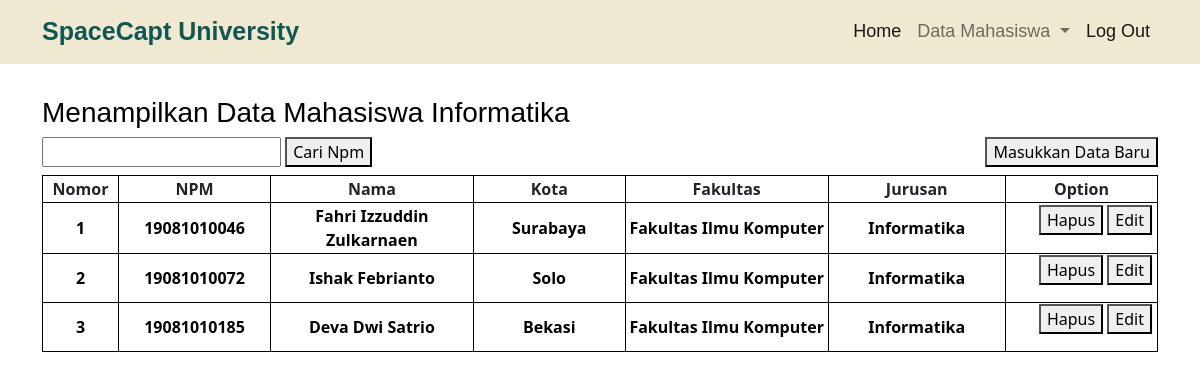
The app's page /src/Fasilkom/Informatika/dataInformatika.php (signed in) with its own data.
### tables this page shows
CREATE TABLE `datamahasiswa` (
  `NPM` bigint(12) NOT NULL,
  `Nama` varchar(50) NOT NULL,
  `Kota` varchar(50) NOT NULL,
  `id_Jurusan` int(2) NOT NULL
);

CREATE TABLE `fakultas` (
  `id_Fakultas` int(1) NOT NULL,
  `nama_Fakultas` varchar(50) NOT NULL
);

CREATE TABLE `jurusan` (
  `id_Fakultas` int(1) NOT NULL,
  `id_Jurusan` int(2) NOT NULL,
  `nama_Jurusan` varchar(30) NOT NULL
);

### config.php (called while the page is built, shortened)
<?php
    $koneksi = new mysqli("localhost","root","","spacecapt_university");
    function ambilSeluruhData ($id_jurusan){
        global $koneksi;
        $ambilDataInformatika = mysqli_query($koneksi,"SELECT * FROM datamahasiswa INNER JOIN jurusan on datamahasiswa.id_Jurusan = jurusan.id_Jurusan INNER JOIN fakultas ON jurusan.id_Fakultas = fakultas.id_Fakultas WHERE datamahasiswa.id_Jurusan = $id_jurusan;");
        return $ambilDataInformatika;
    }
?>

### src/Fasilkom/Informatika/dataInformatika.php (the view, shortened to what this page needs)
<?php
    include '../../../config.php';
    $idFormInformatika = 11;
?>
<!doctype html>
<html lang="en">
    <head>
        <link
            href="https://cdn.jsdelivr.net/npm/bootstrap@5.0.2/dist/css/bootstrap.min.css"
            rel="stylesheet"
>
        <link rel="stylesheet" href="../../style/Style Navbar/styleNavbar.css">
        <link rel="stylesheet" href="../../style/CRUD Data/Style Tampil Data/tampilData.css">
    </head>
    <body>
        <nav class="navbar navbar-expand-lg navbar-light">
            <div class="container">
                <a id="homeBrand" class="navbar-brand" href="../../../index.php">SpaceCapt University</a>
                <div class="collapse navbar-collapse" id="navbarSupportedContent">
                    <ul class="navbar-nav ms-auto mb-2 mb-lg-0">
                        <li class="nav-item">
                            <a
                                id="navbar-menu"
                                class="nav-link active"
                                aria-current="page"
                                href="../../../index.php">Home</a>
                        </li>
                        <li class="nav-item dropdown" id="navbar-menu">
                            <a
                                class="nav-link dropdown-toggle"
                                href="#"
                                id="navbarDropdown"
                                role="button"
                                data-bs-toggle="dropdown"
                                aria-expanded="false">
                                Data Mahasiswa
                            </a>
                        </li>
                        <li class="nav-item">
                            <a id="navbar-login" aria-current="page" class="nav-link active" href="../../../logout.php">Log Out</a>
                        </li>
                    </ul>
                </div>
            </div>
        </nav>
        <main>
            <section id="tampilDataInformatika">
                <div class="container-fluid">
                    <div class="container tampilDataInformatika-content">
                        <div class="row">
                            <h3 class="judulSection">Menampilkan Data Mahasiswa Informatika</h3>
                        </div>
                        <div class="row">
                            <div class="col-6 option-left">
                                <form action="" method="POST">
                                    <input type="text" name="cariNpm" autocomplete="off">
                                    <button type="submit" name="tombolCari">Cari Npm</button>
                                </form>
                            </div>
                            <div class="col-6 option-right">
                                <?php
                                    $idForm = 11;
                                    echo "<a href='../../form/form Tambah Data/formTambahDataMahasiswa.php?id=".$idForm."'><button >Masukkan Data Baru</button></a> ";
                                ?>
                            </div>
                        </div>
                    </div>
                    <section id="table-content">
                        <div class="container">
                            <table class="tabelOutput">
                                <tr class="judulTabel">
                                    <th class="tableNoUrut">Nomor</th>
                                    <th class="tableNpm">NPM</th>
                                    <th class="tableNama">Nama</th>
                                    <th class="tableKota">Kota</th>
                                    <th class="tableFakultas">Fakultas</th>
                                    <th class="tableJurusan">Jurusan</th>
                                    <th class="tableOption">Option</th>
                                </tr>
                                <?php
                                    $id = 1;
                                    if (!isset($_POST["tombolCari"])){
                                        $ambilDataMahasiswa = ambilSeluruhData($idFormInformatika);
                                    }
                                    while ($data = mysqli_fetch_assoc($ambilDataMahasiswa)) {
                                        ?>
                                <tr class="isiTabel">
                                    <th>
                                        <?php echo $id++ ?>
                                    </th>
                                    <th>
                                        <?php echo $data['NPM'] ?>
                                    </th>
                                    <th>
                                        <?php echo $data['Nama'] ?>
                                    </th>
                                    <th>
                                        <?php echo $data['Kota'] ?>
                                    </th>
                                    <th>
                                        <?php echo $data['nama_Fakultas'] ?>
                                    </th>
                                    <th>
                                        <?php echo $data['nama_Jurusan'] ?>
                                    </th>
                                    <th class="isi-tableOption">
                                        <ul>
                                            <li>
                                                <form
                                                    action="../../form/Hapus Data/hapusDataMahasiswa.php"
                                                    name="hapusData"
                                                    method="POST">
                                                    <button type="submit" name="hapusData">Hapus</button>
                                                </form>
                                            </li>
                                            <li>
                                                <form action="../../form/form Edit Data/editDataMahasiswa.php" method="POST">
                                                    <button type="submit" name="editData">Edit</button>
                                                </form>
                                            </li>
                                        </ul>
                                    </th>
                                </tr>
                                <?php
                                }
                                ?>
                            </table>
                        </div>
                    </section>
                </div>
            </section>
        </main>
    </body>
</html>

### src/style/Style Navbar/styleNavbar.css (style rules this page uses)
.navbar { background-color: #f0e9d2; }
#homeBrand { font-size: 25px; font-weight: 600; font-family: "Dongle", sans-serif; color: #105652; }
#navbar-login { font-size: 18px; font-weight: 500; font-family: "Poppins", sans-serif; }
#navbar-menu { font-size: 18px; font-weight: 500; font-family: "Poppins", sans-serif; }

### src/style/CRUD Data/Style Tampil Data/tampilData.css (style rules this page uses)
.judulSection { font-family: 'Poppins', sans-serif; padding-top: 2rem; color: black; }
.option-right { display: flex; justify-content: right; color: cadetblue; }
#table-content { padding-top: 0.5rem; }
table { width: 100%; }
tr th { border: 1px solid black; }
.tabelOutput { text-align: center; }
.isiTabel { color: black; font-weight: lighter; }
.tableNoUrut { width: 75px; }
.tableNpm { width: 150px; }
.tableNama { width: 200px; }
.tableKota { width: 150px; }
.tableFakultas { width: 200px; }
.tableJurusan { width: 175px; }
.tableOption { width: 150px; }
.isi-tableOption { text-align: left; }
.isi-tableOption ul li { display: inline-block; list-style-type: none; }

### records on screen
datamahasiswa: NPM "19081010046", Nama "Fahri Izzuddin Zulkarnaen", Kota "Surabaya", fakultas.nama_Fakultas "Fakultas Ilmu Komputer", id_Jurusan.nama_Jurusan "Informatika"
datamahasiswa: NPM "19081010072", Nama "Ishak Febrianto", Kota "Solo", fakultas.nama_Fakultas "Fakultas Ilmu Komputer", id_Jurusan.nama_Jurusan "Informatika"
datamahasiswa: NPM "19081010185", Nama "Deva Dwi Satrio", Kota "Bekasi", fakultas.nama_Fakultas "Fakultas Ilmu Komputer", id_Jurusan.nama_Jurusan "Informatika"
